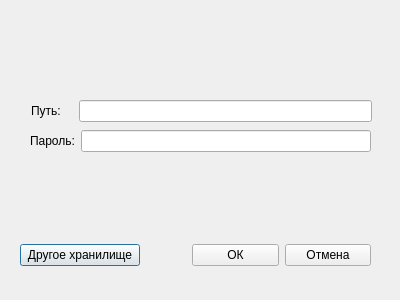
<?xml version="1.0" encoding="UTF-8"?>
<ui version="4.0">
 <class>opendatabasedialog</class>
 <widget class="QDialog" name="opendatabasedialog">
  <property name="geometry">
   <rect>
    <x>0</x>
    <y>0</y>
    <width>400</width>
    <height>300</height>
   </rect>
  </property>
  <property name="windowTitle">
   <string>Dialog</string>
  </property>
  <widget class="QWidget" name="layoutWidget">
   <property name="geometry">
    <rect>
     <x>30</x>
     <y>130</y>
     <width>341</width>
     <height>22</height>
    </rect>
   </property>
   <layout class="QHBoxLayout" name="horizontalLayout_5">
    <item>
     <widget class="QLabel" name="PasswordLabel">
      <property name="text">
       <string>Пароль:</string>
      </property>
     </widget>
    </item>
    <item>
     <widget class="QLineEdit" name="PasswordEdit">
      <property name="echoMode">
       <enum>QLineEdit::Password</enum>
      </property>
     </widget>
    </item>
   </layout>
  </widget>
  <widget class="QWidget" name="">
   <property name="geometry">
    <rect>
     <x>31</x>
     <y>100</y>
     <width>341</width>
     <height>22</height>
    </rect>
   </property>
   <layout class="QHBoxLayout" name="horizontalLayout">
    <item>
     <widget class="QLabel" name="PathLabel">
      <property name="maximumSize">
       <size>
        <width>121</width>
        <height>16777215</height>
       </size>
      </property>
      <property name="text">
       <string>Путь:</string>
      </property>
     </widget>
    </item>
    <item>
     <widget class="QLineEdit" name="Path">
      <property name="maximumSize">
       <size>
        <width>293</width>
        <height>16777215</height>
       </size>
      </property>
      <property name="mouseTracking">
       <bool>true</bool>
      </property>
      <property name="echoMode">
       <enum>QLineEdit::Normal</enum>
      </property>
      <property name="readOnly">
       <bool>true</bool>
      </property>
     </widget>
    </item>
   </layout>
  </widget>
  <widget class="QWidget" name="">
   <property name="geometry">
    <rect>
     <x>20</x>
     <y>240</y>
     <width>351</width>
     <height>31</height>
    </rect>
   </property>
   <layout class="QHBoxLayout" name="horizontalLayout_4">
    <item>
     <layout class="QHBoxLayout" name="horizontalLayout_2">
      <property name="leftMargin">
       <number>0</number>
      </property>
      <property name="rightMargin">
       <number>46</number>
      </property>
      <item>
       <widget class="QPushButton" name="AnotherDBButton">
        <property name="maximumSize">
         <size>
          <width>120</width>
          <height>16777215</height>
         </size>
        </property>
        <property name="text">
         <string>Другое хранилище</string>
        </property>
       </widget>
      </item>
     </layout>
    </item>
    <item>
     <layout class="QHBoxLayout" name="horizontalLayout_3">
      <property name="leftMargin">
       <number>0</number>
      </property>
      <item>
       <widget class="QPushButton" name="OKButton">
        <property name="text">
         <string>ОК</string>
        </property>
       </widget>
      </item>
      <item>
       <widget class="QPushButton" name="ExitButton">
        <property name="text">
         <string>Отмена</string>
        </property>
       </widget>
      </item>
     </layout>
    </item>
   </layout>
  </widget>
 </widget>
 <resources/>
 <connections/>
</ui>
